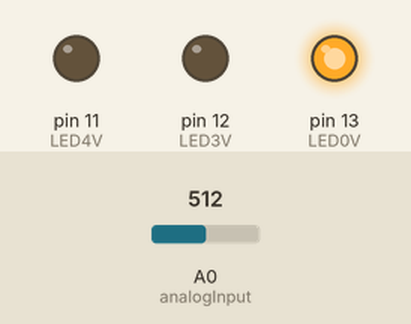
Bench run of a sketch on a simulated Arduino Uno, built with avr-gcc and run on an emulated ATmega328P. Parts: output pins drawn as LEDs (lit = HIGH). The inputs (shaded band) are chosen by the test bench; at power-on: A0 (analogInput) = 512.

Above: at 1.8 s.
1.9 s: A0 (analogInput) set to 601
3.4 s: A0 (analogInput) set to 623
At 4.8 s:
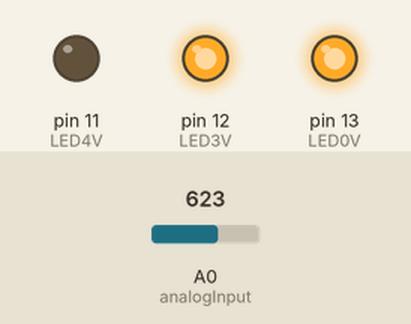
5.5 s: A0 (analogInput) set to 802
7.2 s: A0 (analogInput) set to 826
At 9.0 s:
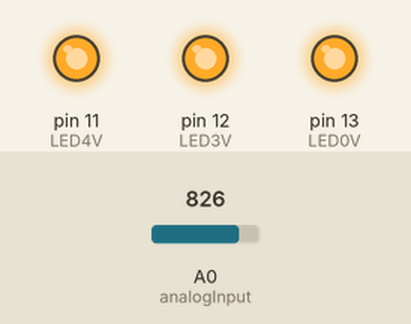
9.5 s: A0 (analogInput) set to 0
At 10.6 s:
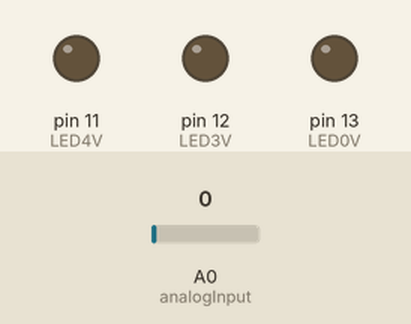
11.5 s: A0 (analogInput) set to 122
At 13.3 s:
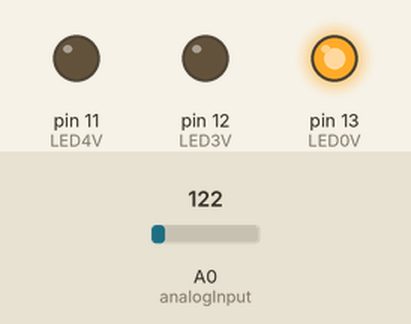
Timing chart, 0 to 14.5 s (numbered marks = the images above; inputs shaded):
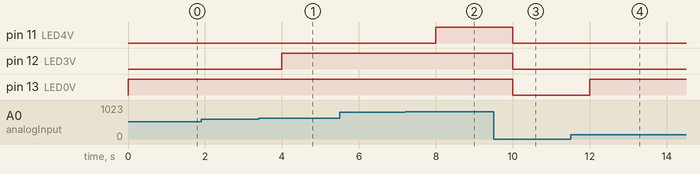

The sketch:

exo1.ino
```cpp
int LED4V = 11;
int LED3V = 12;
int LED0V = 13;
int analogInput = 0;

void setup() {
  pinMode(LED4V,OUTPUT);
  pinMode(LED3V,OUTPUT);
  pinMode(LED0V,OUTPUT);
  pinMode(analogInput,INPUT);
}

void loop() {
  // on utilise la règle de 3 pour simuler un voltmètre
  float volt = analogRead(analogInput)/1023.0;
  volt=volt*5;

  // si on dépasse 0V on allume la led verte sinon elle est éteinte
  if(volt>0){
    digitalWrite(LED0V,HIGH);
  }else{
    digitalWrite(LED0V,LOW);
  }

  // si on dépasse 3V on allume la led orange sinon elle est éteinte
  if(volt>3){
    digitalWrite(LED3V,HIGH);
  }else{
    digitalWrite(LED3V,LOW);
  }

  // si on dépasse 4V on allume la led rouge sinon elle est éteinte
  if(volt>4){
    digitalWrite(LED4V,HIGH);
  }else{
    digitalWrite(LED4V,LOW);
  }

  delay(1000);
}
```

Measured:
- the behaviour switches between 613 and 614 on A0 (analogInput) (found by bisection; images 0 and 1)
- the behaviour switches between 818 and 819 on A0 (analogInput) (found by bisection; images 1 and 2)
- after the input at 1.9 s, every drawn part: stays the same
- after the input at 3.4 s, pin 12 (LED3V): LOW → HIGH after 0.60 s
- after the input at 5.5 s, every drawn part: stays the same
- after the input at 7.2 s, pin 11 (LED4V): LOW → HIGH after 0.80 s
- after the input at 9.5 s, pin 11 (LED4V), pin 12 (LED3V), pin 13 (LED0V): HIGH → LOW after 0.50 s
- after the input at 11.5 s, pin 13 (LED0V): LOW → HIGH after 0.50 s
